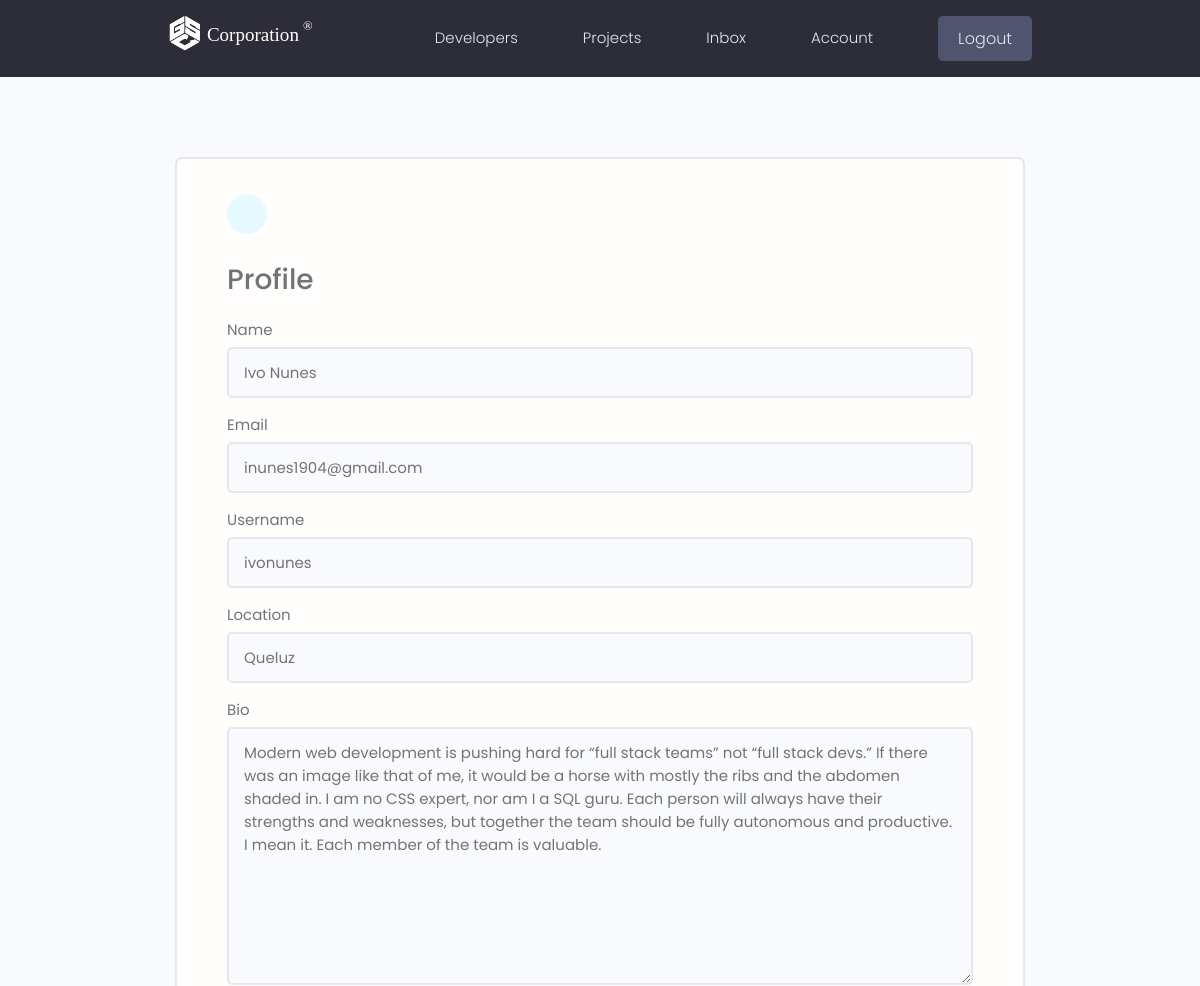
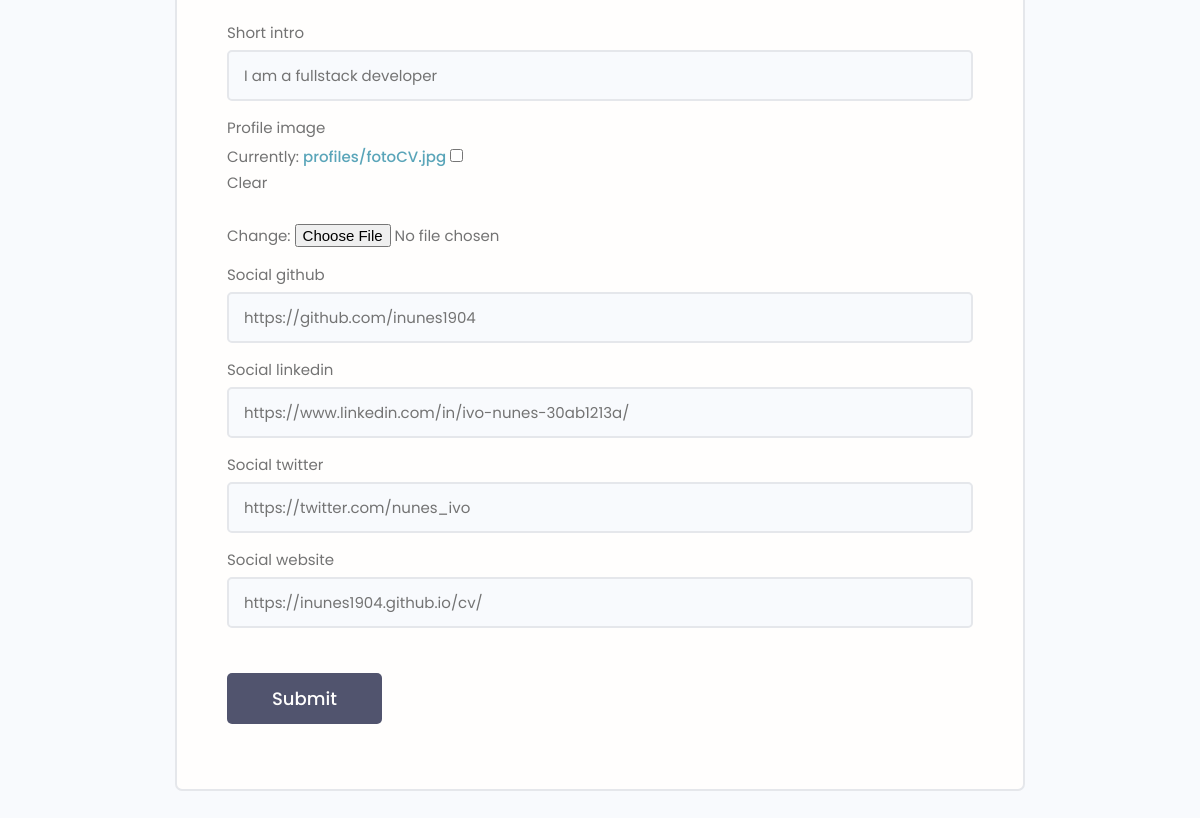
Page /profile_form/ (signed in) on the committed database (2 pictures, top to bottom).
### users/models.py (models this page shows, shortened)
class Profile(models.Model):
    user = models.OneToOneField(User, on_delete=models.CASCADE, null=True, blank=True)
    username = models.CharField(max_length=200, blank=True, null=True)
    name = models.CharField(max_length=200, blank=True, null=True)
    email = models.EmailField(max_length=500, blank=True, null=True)
    location = models.CharField(max_length=200, blank=True, null=True)
    short_intro = models.CharField(max_length=200, blank=True, null=True)
    bio = models.TextField(blank=True, null=True)
    profile_image = models.ImageField(null=True, blank=True, upload_to="profiles/", default="profiles/user-default.png")
    social_github = models.CharField(max_length=200, blank=True, null=True)
    social_twitter = models.CharField(max_length=200, blank=True, null=True)
    social_linkedin = models.CharField(max_length=200, blank=True, null=True)
    social_website = models.CharField(max_length=200, blank=True, null=True)
    created = models.DateTimeField(auto_now_add=True)
    id = models.UUIDField(default=uuid.uuid4, unique=True, primary_key=True, editable=False)
    class Meta:
        ordering=['created']

### users/views.py (the view)
# urls.py: path('profile_form/', views.edit_account, name='edit_account'),
def edit_account(request):
    profile = request.user.profile
    form = ProfileForm(instance=profile)
    if request.method == 'POST':
        form = ProfileForm(request.POST, request.FILES, instance=profile)
        if form.is_valid():
            form.save()
            messages.success(request, 'User account Updated sucessfully!')
            return redirect('account')
    context={'form':form}
    return render(request, 'users/profile_form.html', context)

### users/forms.py
class ProfileForm(ModelForm):
    class Meta:
        model = Profile
        fields = ['name', 'email', 'username', 'location', 'bio', 'short_intro', 'profile_image',
                'social_github', 'social_linkedin', 'social_twitter', 'social_website']
    def __init__(self, *args, **kwargs):
        super(ProfileForm, self).__init__(*args, **kwargs)
        for name, field in self.fields.items():
            field.widget.attrs.update({'class': 'input'})

### users/templates/users/profile_form.html (shortened to what this page needs)
{% extends 'main.html'%}
{% block content %}
<main class="formPage my-xl">
    <div class="content-box">
        <div class="formWrapper">
            <a class="backButton" href="{% url 'account' %}"></a>
            <br>
            <h4>Profile</h4>
            <form class="form" method="POST" enctype="multipart/form-data">
                {% for field in form %}
                <div class="form__field">
                    <label for="formInput#text">{{field.label}}</label>
                    {{field}}
                </div>
                {% endfor %}
                <input class="btn btn--sub btn--lg  my-md" type="submit" value="Submit" />
            </form>
        </div>
    </div>
</main>
{% endblock content %}

### static/styles/app.css (style rules this page uses)
:root { --color-sub: #2d2d39; }
.btn--sub { background-color: var(--color-sub-light); }
.content-box { width: 95%; max-width: 85rem; margin: 0 auto; }
.backButton { background: var(--color-main-light); color: var(--color-main); width: 4rem; height: 4rem; display: flex; align-items: center; justify-content: center; border-radius: 50%; }
.formPage .formWrapper { list-style: none; background: var(--color-white); padding: 3.5rem 5rem; border: 2px solid var(--color-light); border-radius: 0.7rem; }

### static/uikit/styles/modules/_variables.css (style rules this page uses)
:root { --color-main: #5aa5b9; --color-main-light: #e6faff; --color-sub: #3f4156; --color-sub-light: #51546e; --color-sub-lighter: #ededfd; --color-text: #737373; --color-gray: #8b8b8b; --color-light: #e5e7eb; --color-light-gray: #767676; --color-bg: #f8fafd; --color-white: #fffefd; --color-white-light: #f3f3f3; --color-success: #359e64; --color-success-bg: #def8e8; --color-error: #fc4b0b; --color-error-bg: #fff2ee; --font-base: 'Poppins', arial, helvetica, 'Segoe UI', roboto, ubuntu, sans-serif; --font-monospace: 'Fira Code', 'Courier New', courier, monospace; --font-regular: 300; --font-medium: 500; --font-bold: 700; --generic-shadow: 1px 1px 5px #00000010; --generic-transition: all 0.3s ease-in-out; }

### static/uikit/styles/modules/_base.css (style rules this page uses)
* { margin: 0; padding: 0; box-sizing: border-box; text-rendering: optimizeLegibility; color: inherit; font-size: inherit; }
html { font-size: 50%; }
@media only screen and (min-width: 480px) { html { font-size: 56.25%; } }
@media only screen and (min-width: 1200px) { html { font-size: 62.5%; } }
body { line-height: 1.6; font-weight: 400; font-size: 1.5rem; color: var(--color-text); background-color: var(--color-bg); min-height: 100vh; }

### static/uikit/styles/modules/_typography.css (style rules this page uses)
* { font-family: var(--font-base); }
h4 { font-size: 2.8rem; font-weight: var(--font-medium); }
a { padding-bottom: 2px; text-decoration: none; display: inline-block; color: var(--color-main); font-weight: var(--font-medium); }

### static/uikit/styles/modules/_utilities.css (style rules this page uses)
.my-md { margin: 3rem auto; }
.my-xl { margin: 8rem auto; }

### static/uikit/styles/modules/_button.css (style rules this page uses)
.btn { display: inline-block; position: relative; cursor: pointer; background-color: var(--color-light); font-weight: var(--font-medium); color: var(--color-sub); text-decoration: none; padding: 1rem 2rem; border-radius: 0.5rem; border: none; width: -webkit-fit-content; width: -moz-fit-content; width: fit-content; height: -webkit-fit-content; height: -moz-fit-content; height: fit-content; font-size: 1.6rem; outline-width: 0; outline-color: transparent; -webkit-backface-visibility: hidden; backface-visibility: hidden; transition: all 0.3s ease-in-out; }
.btn--sub { background-color: var(--color-sub); color: var(--color-white); }
.btn--lg { font-size: 1.8rem; padding: 1.2rem 4.5rem; }

### static/uikit/styles/modules/_form.css (style rules this page uses)
.form { display: block; }
.form__field { margin-top: 1.5rem; margin-bottom: 1.5rem; }
.form__label, .form__field > label { display: block; margin-bottom: 0.5rem; color: var(--color-text); }
input.input[type='text'], input.input[type='email'], input.input[type='password'], input.input[type='number'], select.input, textarea.input { min-width: 24rem; width: 100%; padding: 1.2rem 1.5rem; border-radius: 0.5rem; border: 2px solid var(--color-light); transition: all 0.3s ease-in-out; background-color: var(--color-bg); }

### rows in the picture
Profile: form "Ivo Nunes" "inunes1904@gmail.com" "ivonunes" "Queluz" "Modern web development is pushing hard for “full stack teams” not “full stack devs.” If there was an image like that of me, it would be a horse with mostly the ribs and the abdomen shaded in. I am no CSS expert, nor am I a SQL guru. Each person will always have their strengths and weaknesses, but together the team should be fully autonomous and productive. I mean it. Each member of the team is valuable." "I am a fullstack developer" "https://github.com/inunes1904" "https://www.linkedin.com/in/ivo-nunes-30ab1213a/" "https://twitter.com/nunes_ivo" "https://inunes1904.github.io/cv/"

### other values in the picture
{{ field.label }} "Name" "Email" "Username" "Location" "Bio" "Short intro" "Profile image" "Social github" "Social linkedin" "Social twitter" "Social website"
